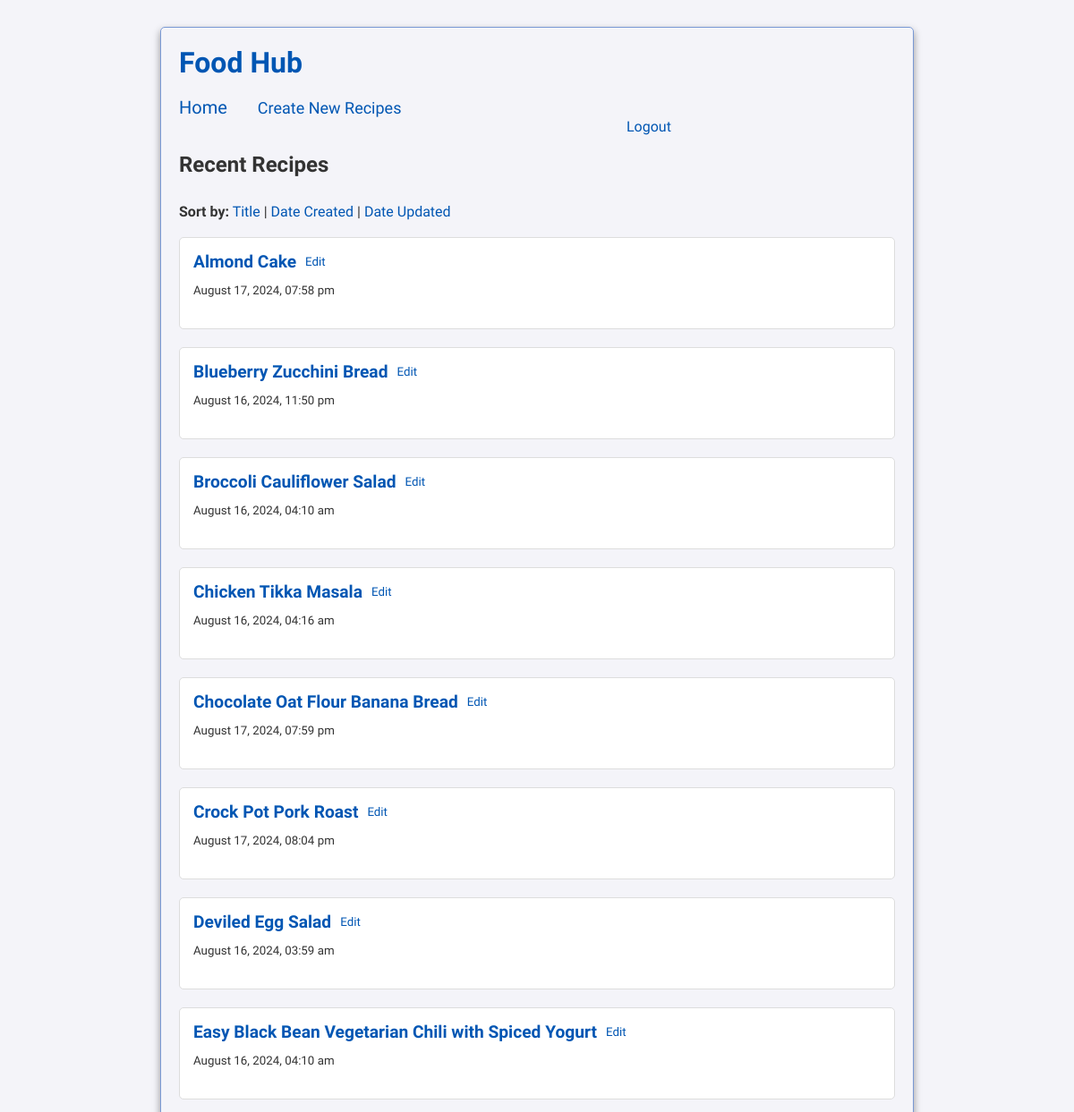
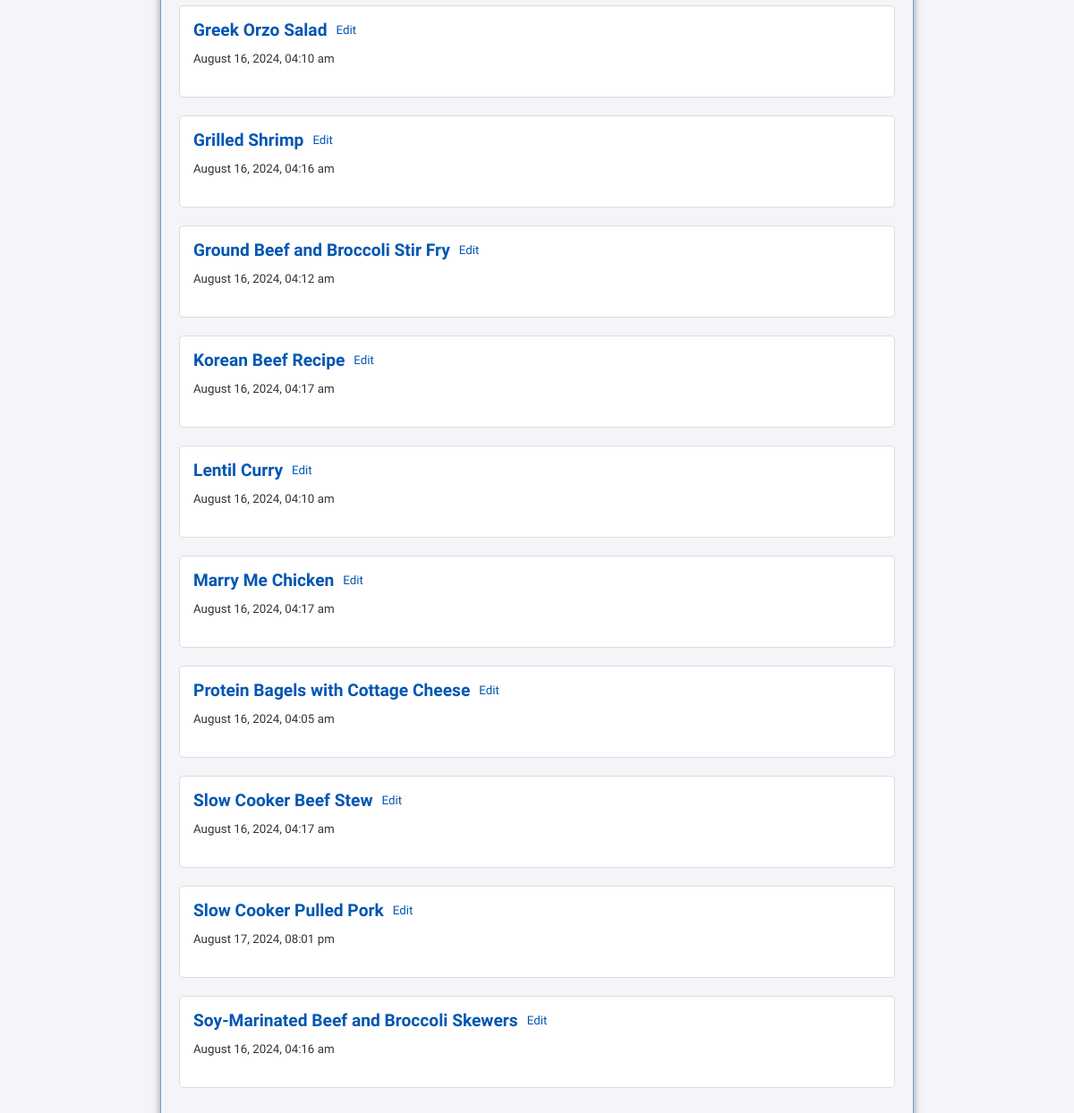
The page /userlogin.php?sort=title (signed in) on the database its author committed (2 pictures, top to bottom).
### tables this page shows
CREATE TABLE `posts` (
  `id` int(11) NOT NULL,
  `title` varchar(200) NOT NULL,
  `date` timestamp NOT NULL DEFAULT current_timestamp() ON UPDATE current_timestamp(),
  `content` varchar(2000) NOT NULL,
  `vegetarian_id` int(11) DEFAULT NULL,
  `image` varchar(255) DEFAULT NULL
);

### userlogin.php (the view, shortened to what this page needs)
<?php
require('connect.php');
$sort = filter_input(INPUT_GET, 'sort', FILTER_SANITIZE_STRING);
$sortOrder = 'date DESC';
if ($sort === 'title') {
    $sortOrder = 'title ASC';
} elseif ($sort === 'created_at') {
    $sortOrder = 'date ASC';
} elseif ($sort === 'updated_at') {
    $sortOrder = 'date DESC';
}
$query = "SELECT id, title, date, content FROM posts ORDER BY $sortOrder";
$statement = $db->prepare($query);
$statement->execute();
$posts = $statement->fetchAll();
?>
<!DOCTYPE html>
<html lang="en">
<head>
    <link rel="stylesheet" href="main.css">
</head>
<body>
    <div class="head">
        <h1><a href="index.php">Food Hub</a></h1>
    </div>
    <br>
    <a class="home" href="index.php">Home</a>
    <a class="newpost" href="newpost.php">Create New Recipes</a>
    <a class="logout" href="logout.php">Logout</a>
    <br><br>
    <h2>Recent Recipes</h2>
    <br>
    <div>
        <strong>Sort by:</strong>
        <a href="userlogin.php?sort=title" class="<?= $sort === 'title' ? 'active' : '' ?>">Title</a> |
        <a href="userlogin.php?sort=created_at" class="<?= $sort === 'created_at' ? 'active' : '' ?>">Date Created</a> |
        <a href="userlogin.php?sort=updated_at" class="<?= $sort === 'updated_at' ? 'active' : '' ?>">Date Updated</a>
    </div>
    <br>
    <?php foreach ($posts as $post): ?>
        <div class="post">
            <div class="post-header">
                <h3><a href="delete_comment.php?id=<?= $post['id'] ?>"><?= htmlspecialchars($post['title']) ?></a></h3>
                <small><a href="edit.php?id=<?= $post['id'] ?>">Edit</a></small>
            </div>
            <p><small><?= date('F d, Y, h:i a', strtotime($post['date'])) ?></small></p>
            <br>
        </div>
    <?php endforeach; ?>
</body>
</html>

### main.css (style rules this page uses)
body, h1, h2, h3, p, a, div { margin: 0; padding: 0; font-family: 'Carrois Gothic'; }
body { background-color: #f4f4f9; color: #333; padding: 20px; width: 800px; margin: 30px auto; border: 1px solid rgb(121, 153, 212); border-radius: 5px; box-shadow: 0 4px 8px rgba(0, 0, 0, 0.4); }
h1 { color: #0056b3; margin-bottom: 20px; font-family: 'Carrois Gothic'; }
.head { display: flex; justify-content: space-between; align-items: center; }
.head h1 { margin: 0; }
a { color: #0056b3; text-decoration: none; }
.logout { margin-left: 500px; }
.post { background-color: #fff; padding: 15px; border: 1px solid #ddd; border-radius: 5px; margin-bottom: 20px; }
h2 { color: #333; margin-bottom: 10px; }
h3 { margin-top: 0; color: #0056b3; }
p { margin-top: 10px; }
.home { font-size: 20px; margin-right: 30px; }
.newpost { font-size: 18px; }
.post-header { display: flex; align-items: center; }
.post-header h3 { margin: 0; font-size: 1.2em; margin-right: 10px; }
.post-header small { margin: 0; }
.post-header a { color: #0056b3; }

### rows shown on the page
posts: title "Almond Cake", date "August 17, 2024, 07:58 pm"
posts: title "Blueberry Zucchini Bread", date "August 16, 2024, 11:50 pm"
posts: title "Broccoli Cauliflower Salad", date "August 16, 2024, 04:10 am"
posts: title "Chicken Tikka Masala", date "August 16, 2024, 04:16 am"
posts: title "Chocolate Oat Flour Banana Bread", date "August 17, 2024, 07:59 pm"
posts: title "Crock Pot Pork Roast", date "August 17, 2024, 08:04 pm"
posts: title "Deviled Egg Salad", date "August 16, 2024, 03:59 am"
posts: title "Easy Black Bean Vegetarian Chili with Spiced Yogurt", date "August 16, 2024, 04:10 am"
posts: title "Greek Orzo Salad", date "August 16, 2024, 04:10 am"
posts: title "Grilled Shrimp", date "August 16, 2024, 04:16 am"
posts: title "Ground Beef and Broccoli Stir Fry", date "August 16, 2024, 04:12 am"
posts: title "Korean Beef Recipe", date "August 16, 2024, 04:17 am"
posts: title "Lentil Curry", date "August 16, 2024, 04:10 am"
posts: title "Marry Me Chicken", date "August 16, 2024, 04:17 am"
posts: title "Protein Bagels with Cottage Cheese", date "August 16, 2024, 04:05 am"
posts: title "Slow Cooker Beef Stew", date "August 16, 2024, 04:17 am"
posts: title "Slow Cooker Pulled Pork", date "August 17, 2024, 08:01 pm"
posts: title "Soy-Marinated Beef and Broccoli Skewers", date "August 16, 2024, 04:16 am"
